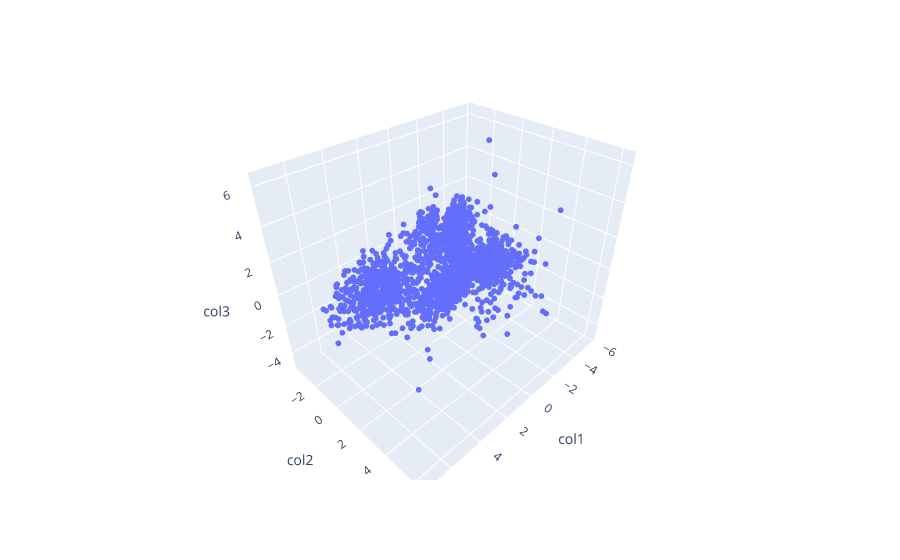

Notebook code cell kept with this figure:
### Code cell
# Visualizing our components
px.scatter_3d(pca_df, x="col1", y="col2", z="col3") \
    .update_traces(marker=dict(size=2)) \
    .show()

### Figure 1 — Plotly figure (JSON) as saved in the notebook; plotly's stock layout.template omitted (floating-point values rounded to 4 significant figures; data arrays with more than 128 entries replaced by an {"elided": "..."} marker saying what was removed)
{"data": [{"hovertemplate": "col1=%{x}<br>col2=%{y}<br>col3=%{z}<extra></extra>", "legendgroup": "", "marker": {"color": "#636efa", "size": 2, "symbol": "circle"}, "mode": "markers", "name": "", "scene": "scene", "showlegend": false, "type": "scatter3d", "x": {"elided": "2213 float values"}, "y": {"elided": "2213 float values"}, "z": {"elided": "2213 float values"}}], "layout": {"legend": {"tracegroupgap": 0}, "margin": {"t": 60}, "scene": {"domain": {"x": [0, 1], "y": [0, 1]}, "xaxis": {"title": {"text": "col1"}}, "yaxis": {"title": {"text": "col2"}}, "zaxis": {"title": {"text": "col3"}}}}}
